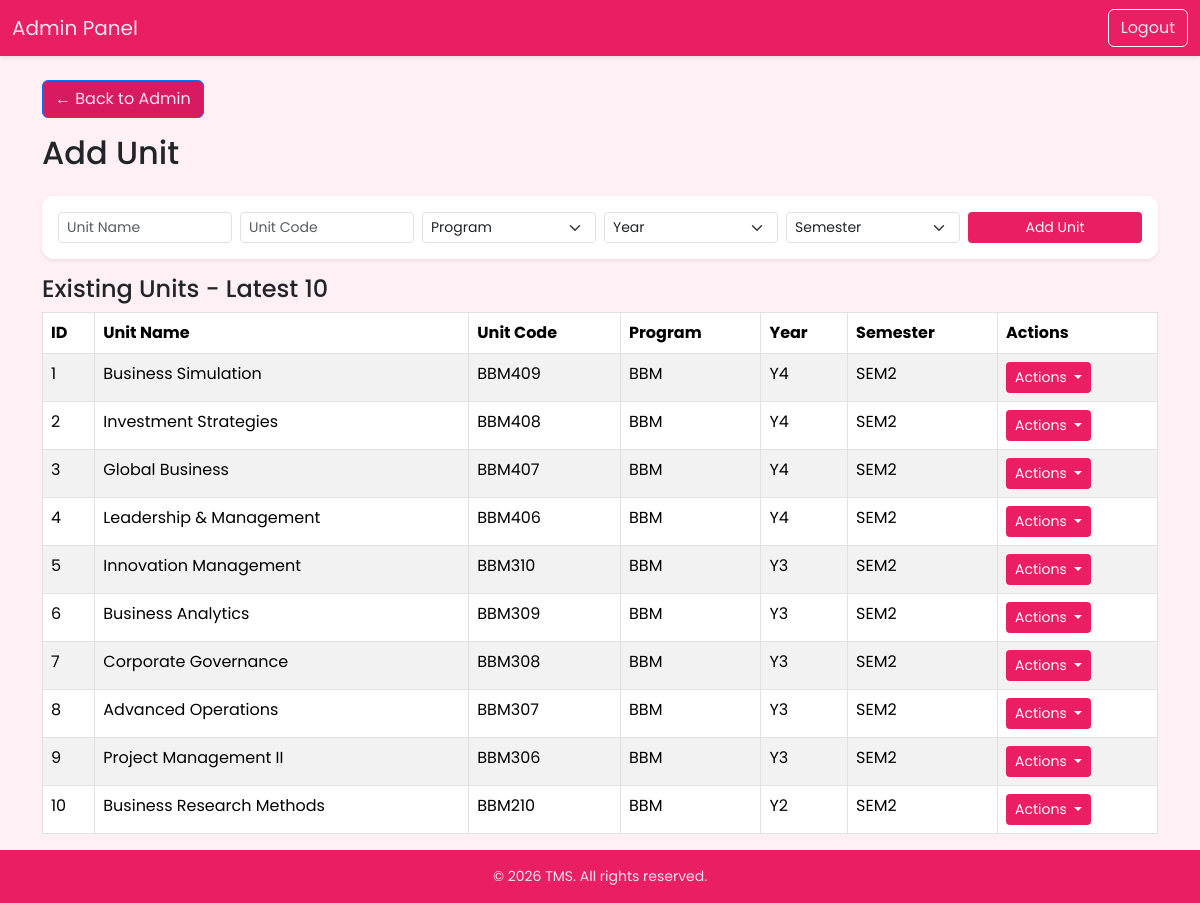
The page /add_user.php (signed in) on the database its author committed.
### tables this page shows
CREATE TABLE `units` (
  `id` int(11) NOT NULL,
  `name` varchar(255) NOT NULL,
  `program` varchar(50) DEFAULT NULL,
  `lecturer_id` int(11) DEFAULT NULL,
  `created_at` timestamp NOT NULL DEFAULT current_timestamp(),
  `year` varchar(10) NOT NULL DEFAULT 'Y1',
  `semester` varchar(10) NOT NULL DEFAULT 'SEM1',
  `code` varchar(20) NOT NULL
);

### add_user.php (the view, shortened to what this page needs)
<?php
require '../db.php';
$units = $pdo->query("SELECT * FROM units ORDER BY id DESC LIMIT 10")->fetchAll();
?>
<!DOCTYPE html>
<html lang="en">
<head>
    <link href="https://cdn.jsdelivr.net/npm/bootstrap@5.3.2/dist/css/bootstrap.min.css" rel="stylesheet">
     <link href="../assets/css/font.css" rel="stylesheet">
</head>
<body>
    <nav class="navbar navbar-expand-lg navbar-pink shadow-sm mb-4">
        <div class="container-fluid">
            <a class="navbar-brand" href="dashboard.php">Admin Panel</a>
            <div class="d-flex ms-auto align-items-center">
                <a href="../logout.php" class="btn btn-outline-light">Logout</a>
            </div>
        </div>
    </nav>
    <main class="container">
        <div class="mb-3">
            <a href="../admin/dashboard.php" class="btn btn-outline-primary" style="background-color:#d81b60;color:#ffe4f0">
                ← Back to Admin
            </a>
        </div>
        <h2 class="mb-4 text-pink">Add Unit</h2>
        <form method="post" class="mb-3 card p-3 shadow-sm">
            <div class="row g-2 align-items-center">
                <div class="col-md-2">
                    <input type="text" name="unit_name" class="form-control form-control-sm" placeholder="Unit Name" required>
                </div>
                <div class="col-md-2">
                    <input type="text" name="unit_code" class="form-control form-control-sm" placeholder="Unit Code" required>
                </div>
                <div class="col-md-2">
                    <select name="program" class="form-select form-select-sm" required>
                        <option value="">Program</option>
                    </select>
                </div>
                <div class="col-md-2">
                    <select name="year" class="form-select form-select-sm" required>
                        <option value="">Year</option>
                    </select>
                </div>
                <div class="col-md-2">
                    <select name="semester" class="form-select form-select-sm" required>
                        <option value="">Semester</option>
                    </select>
                </div>
                <div class="col-md-2 d-grid">
                    <button type="submit" class="btn btn-pink btn-sm" name="add_unit">Add Unit</button>
                </div>
            </div>
        </form>
        <h4 class="text-pink">Existing Units - Latest 10</h4>
        <div class="table-responsive">
            <table class="table table-bordered table-striped">
                <thead class="bg-pink text-white">
                    <tr>
                        <th>ID</th>
                        <th>Unit Name</th>
                        <th>Unit Code</th>
                        <th>Program</th>
                        <th>Year</th>
                        <th>Semester</th>
                        <th>Actions</th>
                    </tr>
                </thead>
                <tbody>
                    <?php
                    $counter = 1;
                    foreach ($units as $u): ?>
                        <tr>
                               <td><?= $counter++ ?></td>
                            <td><?= htmlspecialchars($u['name']) ?></td>
                            <td><?= htmlspecialchars($u['code']) ?></td>
                            <td><?= $u['program'] ?></td>
                            <td><?= $u['year'] ?></td>
                            <td><?= $u['semester'] ?></td>
                            <td>
                                <div class="dropdown">
                                    <button class="btn btn-sm btn-pink dropdown-toggle w-100" type="button" data-bs-toggle="dropdown">
                                        Actions
                                    </button>
                                </div>
                            </td>
                        </tr>
                    <?php endforeach; ?>
                </tbody>
            </table>
        </div>
    </main>
    <footer class="text-center py-3 mt-auto">
        © <?= date('Y') ?> TMS. All rights reserved.
    </footer>
</body>
</html>

### add_user.php (style rules this page uses)
body { background: #fff0f6; min-height: 100vh; display: flex; flex-direction: column; }
main { flex: 1; }
.navbar-pink { background-color: #e91e63 !important; }
.navbar-pink .navbar-brand, .navbar-pink .btn, .navbar-pink span { color: #ffe4f0 !important; }
.btn-pink { background: #e91e63; color: #fff; }
.card { border-radius: 12px; border: none; box-shadow: 0 4px 8px rgba(0, 0, 0, 0.1); }
footer { background: #e91e63; color: #ffe4f0; font-size: 14px; text-align: center; position: relative; bottom: 0; width: 100%; }
.table .dropdown { display: inline-block; }

### rows shown on the page
units: name "Business Simulation", code "BBM409", program "BBM", year "Y4", semester "SEM2"
units: name "Investment Strategies", code "BBM408", program "BBM", year "Y4", semester "SEM2"
units: name "Global Business", code "BBM407", program "BBM", year "Y4", semester "SEM2"
units: name "Leadership & Management", code "BBM406", program "BBM", year "Y4", semester "SEM2"
units: name "Innovation Management", code "BBM310", program "BBM", year "Y3", semester "SEM2"
units: name "Business Analytics", code "BBM309", program "BBM", year "Y3", semester "SEM2"
units: name "Corporate Governance", code "BBM308", program "BBM", year "Y3", semester "SEM2"
units: name "Advanced Operations", code "BBM307", program "BBM", year "Y3", semester "SEM2"
units: name "Project Management II", code "BBM306", program "BBM", year "Y3", semester "SEM2"
units: name "Business Research Methods", code "BBM210", program "BBM", year "Y2", semester "SEM2"
